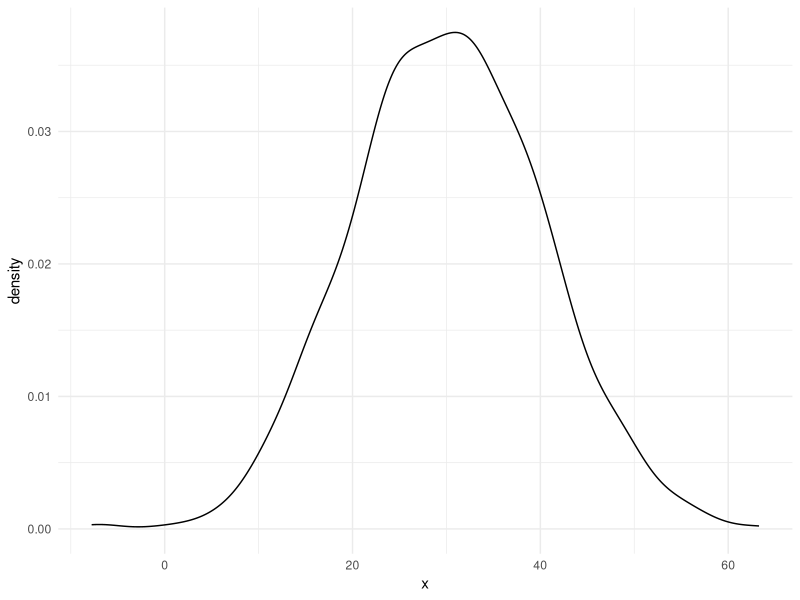

R code for this plot:
## ---- chunk 1

library(tidyverse)

df <- rnorm(1000, mean = 30, sd = 10) %>% as.data.frame()

df$x <- df$.

ggplot(data = df, mapping = aes(x = x) ) + 
  geom_density() +
  theme_minimal() 
  

